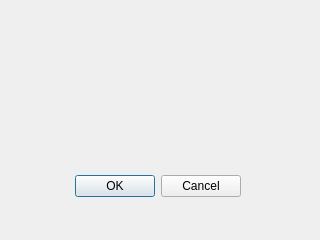
<?xml version="1.0" encoding="UTF-8"?>
<ui version="4.0">
 <class>Dialog</class>
 <widget class="QDialog" name="Dialog">
  <property name="geometry">
   <rect>
    <x>0</x>
    <y>0</y>
    <width>320</width>
    <height>240</height>
   </rect>
  </property>
  <property name="windowTitle">
   <string>Dialog</string>
  </property>
  <widget class="QDialogButtonBox" name="buttonBox">
   <property name="geometry">
    <rect>
     <x>70</x>
     <y>170</y>
     <width>171</width>
     <height>32</height>
    </rect>
   </property>
   <property name="orientation">
    <enum>Qt::Horizontal</enum>
   </property>
   <property name="standardButtons">
    <set>QDialogButtonBox::Cancel|QDialogButtonBox::Ok</set>
   </property>
  </widget>
 </widget>
 <resources/>
 <connections>
  <connection>
   <sender>buttonBox</sender>
   <signal>accepted()</signal>
   <receiver>Dialog</receiver>
   <slot>accept()</slot>
   <hints>
    <hint type="sourcelabel">
     <x>248</x>
     <y>254</y>
    </hint>
    <hint type="destinationlabel">
     <x>157</x>
     <y>274</y>
    </hint>
   </hints>
  </connection>
  <connection>
   <sender>buttonBox</sender>
   <signal>rejected()</signal>
   <receiver>Dialog</receiver>
   <slot>reject()</slot>
   <hints>
    <hint type="sourcelabel">
     <x>316</x>
     <y>260</y>
    </hint>
    <hint type="destinationlabel">
     <x>286</x>
     <y>274</y>
    </hint>
   </hints>
  </connection>
 </connections>
</ui>
